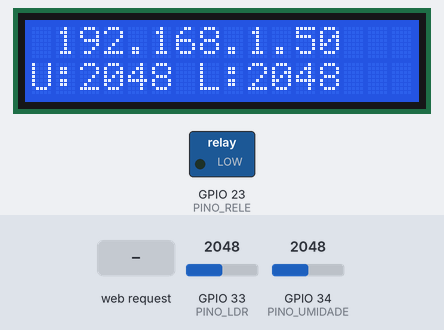
A sketch run on a simulated ESP32. Parts: 16×2 character LCD, switched loads named in the sketch (green lamp = pin HIGH). The test bench sets the inputs (shaded band); at power-on: GPIO 33 (PINO_LDR) = 2048, GPIO 34 (PINO_UMIDADE) = 2048. WiFi joins after 1.5 s; servers stay silent unless stated; uploads are accepted with an empty reply; what the sketch prints to the serial monitor is not drawn.

Above: at 5.8 s.
5.9 s: HTTP request GET /ativar_bomba received
At 7.6 s:
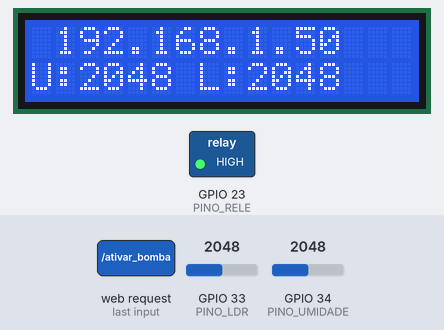
9.9 s: GPIO 33 (PINO_LDR) set to 1960
At 11.7 s:
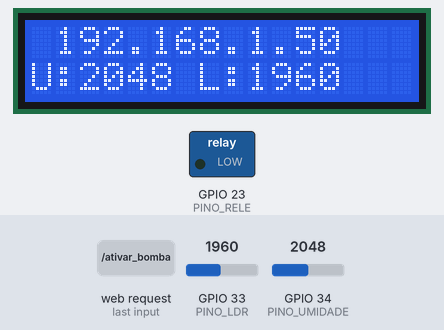
12.1 s: GPIO 34 (PINO_UMIDADE) set to 1960
At 13.3 s:
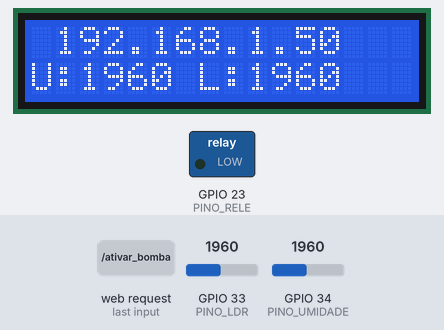
14.1 s: GPIO 33 (PINO_LDR) set to 2040
At 15.8 s:
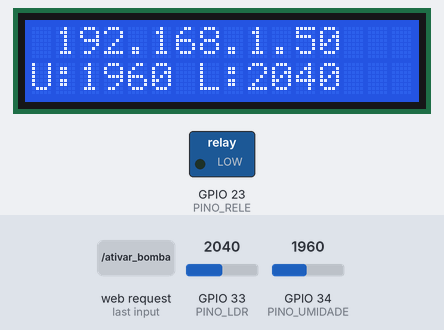
16.1 s: GPIO 34 (PINO_UMIDADE) set to 2040
At 17.5 s:
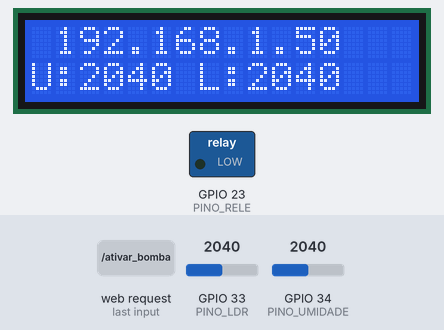
18.1 s: GPIO 33 (PINO_LDR) set to 2047
At 19.1 s:
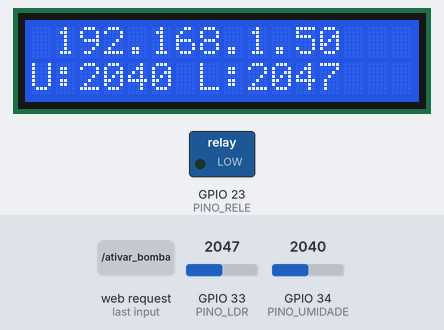
Timing chart, 0 to 21.1 s (numbered marks = the images above; inputs shaded):
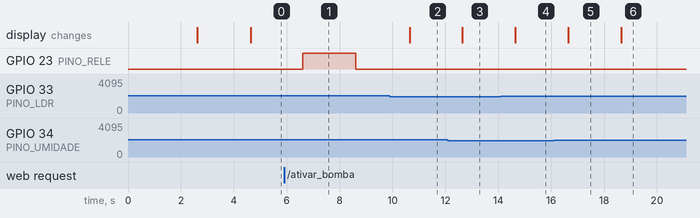

The sketch:

esp32_regagem.ino
```cpp
#include <WiFi.h>
#include <HTTPClient.h>
#include <WebServer.h>
#include <Wire.h>
#include <LiquidCrystal_I2C.h>

// --- Definições de pinos ---
#define PINO_LDR      33
#define PINO_UMIDADE  34
#define PINO_RELE     23

// --- Parâmetros do sistema ---
int umidade_limiar = 2000;

// --- Instâncias globais ---
WebServer server(80);

// --- Configuração WiFi ---
const char* ssid = "esp";
const char* password = "12345678";

// --- Backend ---
const char* backend_url = "https://webhook.site/db6d13dc-0429-42ec-b8e9-e30164394b87"; // Altere para seu endpoint

// --- Controle de tempo ---
unsigned long intervaloLeitura = 1000; // ms
unsigned long ultimaLeitura = 0;

// --- LCD I2C ---
LiquidCrystal_I2C lcd(0x27, 16, 2); // Endereço 0x27, 16 colunas, 2 linhas

// --- Controle da bomba ---
bool bombaLigada = false;
unsigned long tempoInicioBomba = 0;
unsigned long tempoUltimoCiclo = 0;
const unsigned long TEMPO_LIGADA = 2000;   // 2 segundos
const unsigned long TEMPO_ESPERA = 15000;  // 15 segundos

// --- Flag para ativação manual imediata ---
volatile bool ativarBombaImediato = false;

// --- Funções auxiliares ---

void handleSetUmidade() {
  if (server.hasArg("valor")) {
    String valorStr = server.arg("valor");
    int novoLimiar = valorStr.toInt();

    // Validação: valor numérico positivo e dentro do range do ADC
    if (novoLimiar > 0 && novoLimiar < 4096) {
      umidade_limiar = novoLimiar;
      String msg = "Novo limiar de umidade definido para: " + String(umidade_limiar);
      server.send(200, "text/plain", msg);
      Serial.print("[HTTP] Limiar de umidade alterado para: ");
      Serial.println(umidade_limiar);
    } else {
      server.send(422, "text/plain", "Valor inválido para limiar. Use um inteiro entre 1 e 4095.");
    }
  } else {
    server.send(400, "text/plain", "Parametro 'valor' ausente.");
  }
}

void handleGetStatus() {
  int valorUmidade = analogRead(PINO_UMIDADE);
  int valorLDR = analogRead(PINO_LDR);
  bool releAtivo = digitalRead(PINO_RELE);

  String json = "{";
  json += "\"umidade\":" + String(valorUmidade) + ",";
  json += "\"ldr\":" + String(valorLDR) + ",";
  json += "\"rele\":" + String(releAtivo) + ",";
  json += "\"umidade_limiar\":" + String(umidade_limiar);
  json += "}";

  server.send(200, "application/json", json);
}

// --- NOVA ROTA: /restart ---
void handleRestart() {
  server.send(200, "text/plain", "Reiniciando ESP32...");
  Serial.println("[HTTP] Comando de reinicialização recebido via /restart.");
  delay(100);
  ESP.restart();
}

// --- NOVA ROTA: /ativar_bomba ---
void handleAtivarBomba() {
  if (!bombaLigada && !ativarBombaImediato) {
    ativarBombaImediato = true;
    server.send(200, "text/plain", "Bomba será ativada imediatamente por 2 segundos.");
    Serial.println("[HTTP] Comando de ativação imediata recebido via /ativar_bomba.");
  } else {
    server.send(409, "text/plain", "Bomba já está ligada ou aguardando ciclo.");
  }
}

void enviarDadosBackend(int umidade, int ldr) {
  if (WiFi.status() == WL_CONNECTED) {
    HTTPClient http;
    http.begin(backend_url);
    http.addHeader("Content-Type", "application/json");
    String payload = "{\"umidade\":" + String(umidade) + ",\"ldr\":" + String(ldr) + ",\"evento\":\"bomba_ativada\"}";
    int httpResponseCode = http.POST(payload);

    if (httpResponseCode > 0) {
      String response = http.getString();
      Serial.print("Resposta backend: ");
      Serial.println(response);
    } else {
      Serial.print("Erro ao enviar dados. Código HTTP: ");
      Serial.println(httpResponseCode);
    }
    http.end();
  } else {
    Serial.println("WiFi não conectado. Dados não enviados.");
  }
}

// --- Lógica de controle da bomba ---
void controlarBomba(int valorUmidade, int valorLDR) {
  unsigned long agora = millis();

  // Prioridade: ativação imediata via requisição
  if (ativarBombaImediato && !bombaLigada) {
    digitalWrite(PINO_RELE, HIGH);
    bombaLigada = true;
    tempoInicioBomba = agora;
    ativarBombaImediato = false; // Limpa flag
    Serial.println("[BOMBA] Ativada IMEDIATAMENTE por 2s via HTTP.");
    enviarDadosBackend(valorUmidade, valorLDR); // Notifica backend
    return;
  }

  if (bombaLigada) {
    // Se a bomba está ligada, verifica se já passou o tempo de 2 segundos
    if (agora - tempoInicioBomba >= TEMPO_LIGADA) {
      digitalWrite(PINO_RELE, LOW);
      bombaLigada = false;
      tempoUltimoCiclo = agora;
      Serial.println("[BOMBA] Desligada após 2s.");
    }
  } else {
    // Se a bomba está desligada, verifica se já passou o tempo de espera
    if (agora - tempoUltimoCiclo >= TEMPO_ESPERA) {
      if (valorUmidade > umidade_limiar) {
        digitalWrite(PINO_RELE, HIGH);
        bombaLigada = true;
        tempoInicioBomba = agora;
        Serial.println("[BOMBA] Ligada por 2s (umidade acima do limiar).");
        enviarDadosBackend(valorUmidade, valorLDR); // Notifica backend
      }
    }
  }
}

void setupWiFi() {
  Serial.print("Conectando ao WiFi: ");
  WiFi.disconnect(true);
  delay(1000);
  WiFi.mode(WIFI_STA);
  WiFi.begin(ssid, password);

  int tentativas = 0;
  while (WiFi.status() != WL_CONNECTED) {
    delay(500);
    Serial.print(".");
    tentativas++;
    Serial.print(" [Status WiFi: ");
    Serial.print(WiFi.status());
    Serial.print("]");
    if (tentativas % 10 == 0) {
      Serial.println(" [Aguardando conexão...]");
    } else {
      Serial.print(" ");
    }
    if (tentativas > 40) {
      Serial.println("\n\n\nErro: Não foi possível conectar ao WiFi.");
      Serial.print("Motivo da desconexão (WiFi.status):");
      Serial.println(WiFi.status());
      break;
    }
  }
  if (WiFi.status() == WL_CONNECTED) {
    Serial.println("\n\n\n[WiFi conectado com sucesso!]");
    Serial.print("Endereço IP adquirido: ");
    Serial.println(WiFi.localIP());
  }
}

void setupHTTPServer() {
  server.on("/set_umidade", handleSetUmidade);
  server.on("/status", handleGetStatus);
  server.on("/restart", handleRestart);
  server.on("/ativar_bomba", handleAtivarBomba); // NOVA ROTA
  server.begin();
  Serial.println("Servidor HTTP iniciado na porta 80.");
}

// --- Função para exibir dados no LCD ---
void atualizarLCD(const String& ip, int umidade, int ldr) {
  lcd.clear();
  lcd.setCursor(0, 0);
  lcd.print(" ");
  lcd.print(ip);

  lcd.setCursor(0, 1);
  lcd.print("U:");
  lcd.print(umidade);
  lcd.print(" L:");
  lcd.print(ldr);
}

// --- Função setup ---
void setup() {
  Serial.begin(115200);
  pinMode(PINO_RELE, OUTPUT);
  digitalWrite(PINO_RELE, LOW);

  // Inicializa o LCD
  Wire.begin(21, 22); // SDA = 21, SCL = 22
  lcd.init();
  lcd.backlight();
  lcd.clear();
  lcd.setCursor(0, 0);
  lcd.print("Iniciando...");

  setupWiFi();
  setupHTTPServer();

  // Exibe o IP após conexão WiFi
  if (WiFi.status() == WL_CONNECTED) {
    lcd.clear();
    lcd.setCursor(0, 0);
    lcd.print(" ");
    lcd.print(WiFi.localIP());
    lcd.setCursor(0, 1);
    lcd.print("U:---- L:----");
    delay(2000); // Breve exibição inicial
  }
}

// --- Função loop ---
void loop() {
  server.handleClient();

  unsigned long agora = millis();
  if (agora - ultimaLeitura >= intervaloLeitura) {
    ultimaLeitura = agora;

    int valorUmidade = analogRead(PINO_UMIDADE);
    int valorLDR = analogRead(PINO_LDR);

    controlarBomba(valorUmidade, valorLDR);

    Serial.print("Umidade: ");
    Serial.print(valorUmidade);
    Serial.print("\tLDR: ");
    Serial.println(valorLDR);

    // Atualiza o display LCD com IP, Umidade e LDR
    String ipStr = WiFi.localIP().toString();
    atualizarLCD(ipStr, valorUmidade, valorLDR);
  }
}
```

Measured:
- after the input at 5.9 s, GPIO 23 (PINO_RELE): LOW → HIGH after 0.72 s, → LOW 2.0 s later
- after the input at 9.9 s, the display: changes after 0.74 s (image 2)
- after the input at 12.1 s, the display: changes after 0.55 s (image 3)
- after the input at 14.1 s, the display: changes after 0.55 s (image 4)
- after the input at 16.1 s, the display: changes after 0.55 s (image 5)
- after the input at 18.1 s, the display: changes after 0.55 s (image 6)
